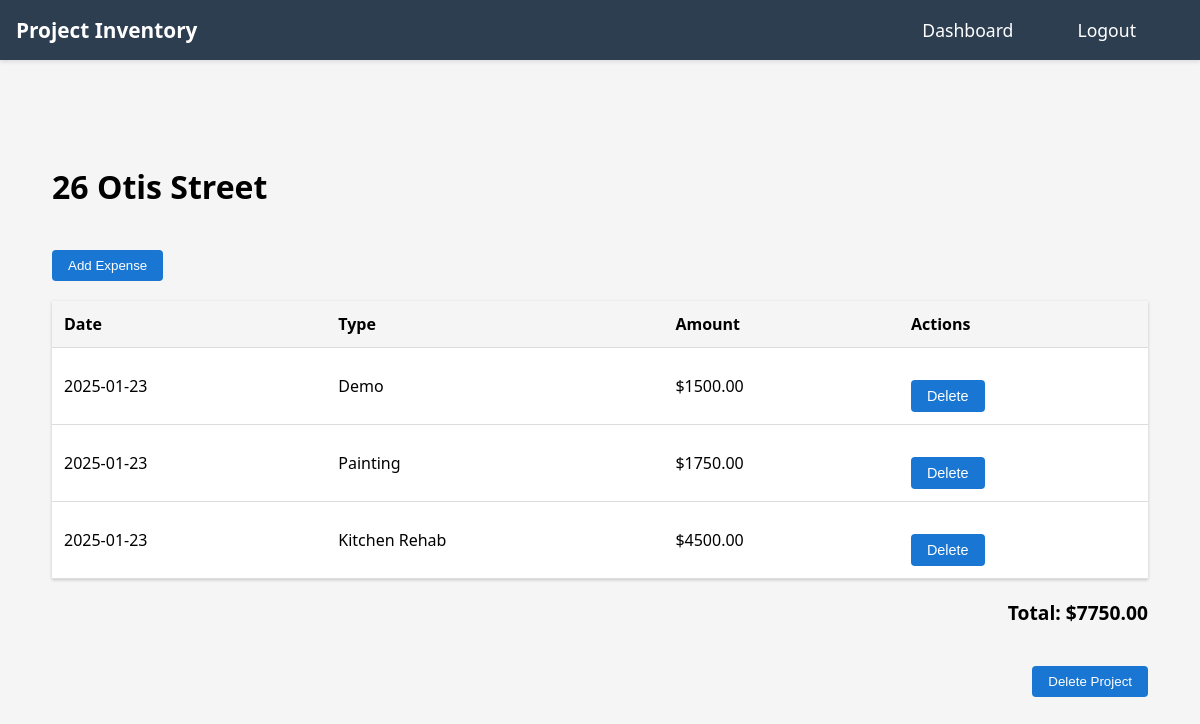
The app's page /project/1 (signed in) with its own data.
### tables this page shows
CREATE TABLE projects (
    id INTEGER PRIMARY KEY AUTOINCREMENT,
    user_id INTEGER NOT NULL,
    name TEXT NOT NULL,
    created TIMESTAMP NOT NULL DEFAULT CURRENT_TIMESTAMP,
    FOREIGN KEY (user_id) REFERENCES users (id)
);

CREATE TABLE expenses (
    id INTEGER PRIMARY KEY AUTOINCREMENT,
    project_id INTEGER NOT NULL,
    expense_type TEXT NOT NULL,
    amount REAL NOT NULL,
    date DATE NOT NULL,
    FOREIGN KEY (project_id) REFERENCES projects (id)
);

### app.py (the view)
@app.route('/project/<int:project_id>')
def project_history(project_id):
    if 'user_id' not in session:
        return redirect(url_for('login'))
    db = get_db()
    project = db.execute(
        'SELECT * FROM projects WHERE id = ? AND user_id = ?',
        (project_id, session['user_id'])
    ).fetchone()
    if not project:
        flash('Project not found')
        return redirect(url_for('dashboard'))
    expenses = get_project_expenses(project_id)
    return render_template('history.html', project=project, expenses=expenses)

### app.py (called while the page is built)
@app.teardown_appcontext
def teardown_db(exception):
    close_db()

### database.py (called while the page is built)
def get_db():
    if 'db' not in g:
        g.db = sqlite3.connect(
            'users.db',
            detect_types=sqlite3.PARSE_DECLTYPES
        )
        g.db.row_factory = sqlite3.Row
    return g.db

def get_project_expenses(project_id):
    db = get_db()
    expenses = db.execute(
        'SELECT * FROM expenses WHERE project_id = ? ORDER BY date DESC',
        (project_id,)
    ).fetchall()
    return expenses

### templates/history.html (shortened to what this page needs)
{% extends "base.html" %}
{% block head %}
    <link rel="stylesheet" href="{{ url_for('static', filename='styles.css') }}">
{% endblock %}
{% block content %}
<div class="project-history">
    <h1>{{ project.name }}</h1>
    <button onclick="showAddExpenseModal()">Add Expense</button>
    {% if expenses %}
        <table class="expense-table">
            <thead>
                <tr>
                    <th>Date</th>
                    <th>Type</th>
                    <th>Amount</th>
                    <th>Actions</th>
                </tr>
            </thead>
            <tbody>
                {% for expense in expenses %}
                <tr>
                    <td>{{ expense.date }}</td>
                    <td>{{ expense.expense_type }}</td>
                    <td>${{ "%.2f"|format(expense.amount) }}</td>
                    <td>
                        <button class="delete-btn" onclick="deleteExpense({{ expense.id }})">Delete</button>
                    </td>
                </tr>
                {% endfor %}
            </tbody>
        </table>
        <div class="expense-total">
            Total: ${{ "%.2f"|format(expenses|sum(attribute='amount')) }}
        </div>
        <div class="project-actions">
            <button class="delete-project-btn" onclick="deleteProject()">Delete Project</button>
        </div>
    {% endif %}
</div>
{% endblock %}

### static/styles.css (style rules this page uses)
.project-history { padding: 20px; max-width: 1200px; margin: 0 auto; }
.expense-table { width: 100%; border-collapse: collapse; margin-top: 20px; background-color: white; box-shadow: 0 1px 3px rgba(0,0,0,0.2); }
.expense-table th, .expense-table td { padding: 12px; text-align: left; border-bottom: 1px solid #ddd; }
.expense-table th { background-color: #f5f5f5; font-weight: bold; }
.project-history button { padding: 8px 16px; background-color: #1976d2; color: white; border: none; border-radius: 4px; cursor: pointer; margin-top: 20px; }
.expense-total { margin-top: 20px; text-align: right; font-weight: bold; font-size: 1.2em; }
.delete-btn { background-color: #dc3545; color: white; border: none; padding: 5px 10px; border-radius: 4px; cursor: pointer; font-size: 0.9em; }
.delete-project-btn { background-color: #dc3545; color: white; border: none; padding: 8px 16px; border-radius: 4px; cursor: pointer; margin-top: 20px; }
.project-actions { margin-top: 20px; display: flex; justify-content: flex-end; }
body { margin: 0; padding: 0; font-family: 'Segoe UI', Tahoma, Geneva, Verdana, sans-serif; background-color: #f5f5f5; }

### records on screen
projects: name "26 Otis Street"
expenses: date "2025-01-23", expense_type "Demo", amount "1500.00"
expenses: date "2025-01-23", expense_type "Painting", amount "1750.00"
expenses: date "2025-01-23", expense_type "Kitchen Rehab", amount "4500.00"

### other values on screen
{{ "%.2f"|format(expenses|sum(attribute='amount')) }} "7750.00"
